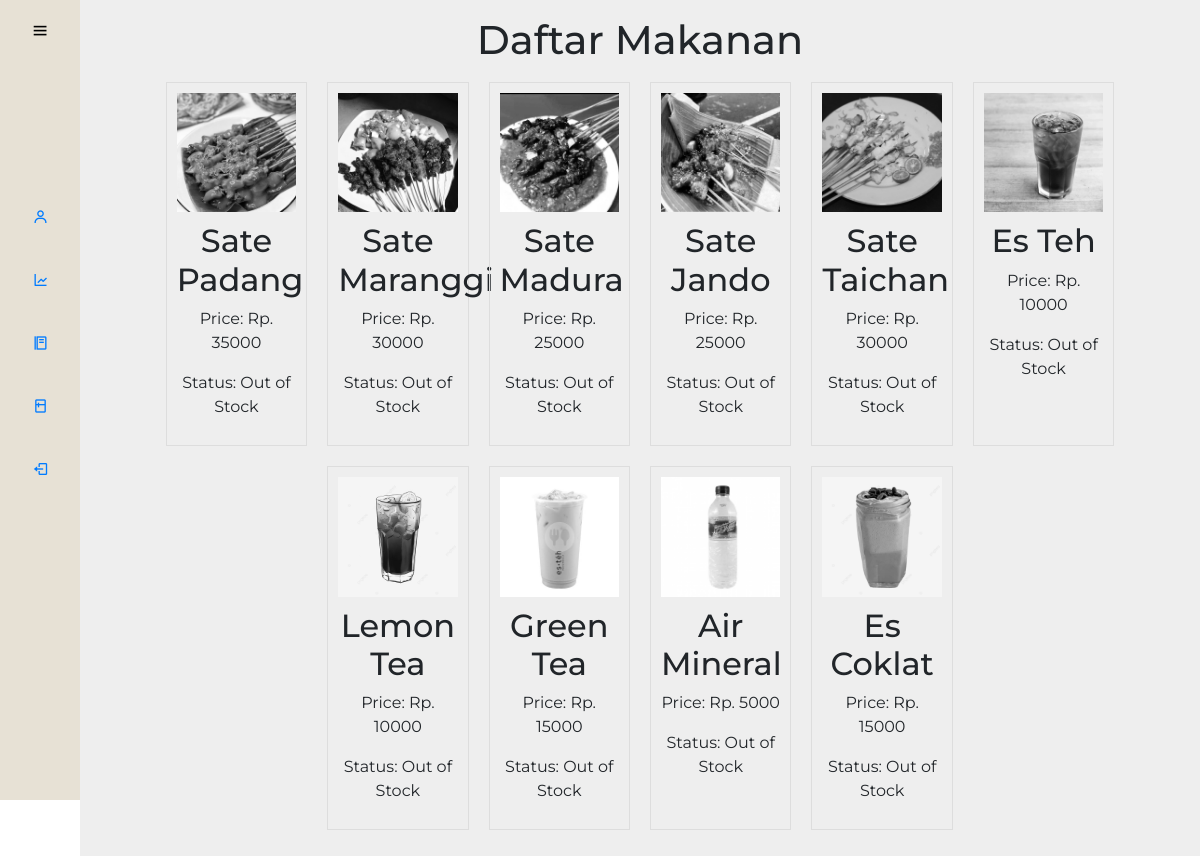
Screenshot of /sidebar_chef.php?q=menu (signed in) with the database file from the repository.
### tables this page shows
CREATE TABLE IF NOT EXISTS `recipes` (
  `id` int(11) NOT NULL AUTO_INCREMENT,
  `name` varchar(255) NOT NULL,
  `image` varchar(255) DEFAULT NULL,
  `price` int(11) DEFAULT NULL,
  `category` varchar(50) DEFAULT NULL,
  PRIMARY KEY (`id`)
);

CREATE TABLE IF NOT EXISTS `ingredients` (
  `id` int(11) NOT NULL AUTO_INCREMENT,
  `name` varchar(255) NOT NULL,
  `stock` varchar(255) NOT NULL,
  PRIMARY KEY (`id`)
);

CREATE TABLE IF NOT EXISTS `recipe_ingredients` (
  `recipe_id` int(11) NOT NULL,
  `ingredient_id` int(11) NOT NULL,
  `quantity` int(11) NOT NULL,
  PRIMARY KEY (`recipe_id`,`ingredient_id`),
  KEY `ingredient_id` (`ingredient_id`),
  CONSTRAINT `recipe_ingredients_ibfk_1` FOREIGN KEY (`recipe_id`) REFERENCES `recipes` (`id`),
  CONSTRAINT `recipe_ingredients_ibfk_2` FOREIGN KEY (`ingredient_id`) REFERENCES `ingredients` (`id`)
);

### menu_manajer.php (the view, shortened to what this page needs)
<!DOCTYPE html>
<html lang="en">
<head>
    <link rel="stylesheet" href="style/manage.css">
    <link rel="stylesheet" href="https://maxcdn.bootstrapcdn.com/bootstrap/4.0.0/css/bootstrap.min.css">
</head>
<body>
    <center>
    <h1>Daftar Makanan</h1>
    <div class="food-container">
    <?php
    $servername = "localhost";
    $username = "root";
    $password = "";
    $dbname = "resto_sate";
    $conn = new mysqli($servername, $username, $password, $dbname);
    $search = isset($_GET['search']) ? $_GET['search'] : '';
    $sql_recipes = "SELECT id, name, image, price FROM recipes WHERE name LIKE '%$search%'";
    $result_recipes = $conn->query($sql_recipes);
    if ($result_recipes->num_rows > 0) {
        while($recipe = $result_recipes->fetch_assoc()) {
            $recipe_id = $recipe["id"];
            $recipe_name = $recipe["name"];
            $recipe_image = $recipe["image"];
            $recipe_price = $recipe["price"];
            $sql_ingredients = "SELECT i.name, ri.quantity, i.stock
                                FROM recipe_ingredients ri
                                JOIN ingredients i ON ri.ingredient_id = i.id
                                WHERE ri.recipe_id = $recipe_id";
            $result_ingredients = $conn->query($sql_ingredients);
            $available = true;
            while($ingredient = $result_ingredients->fetch_assoc()) {
                if ($ingredient["stock"] < $ingredient["quantity"]) {
                    $available = false;
                    break;
                }
            }
            $class = $available ? "available" : "unavailable";
            $stock_status = $available ? "Available" : "Out of Stock";
            echo "<div class='food-item $class'>";
            echo "<img src='$recipe_image' alt='$recipe_name' class='food-image'>";
            echo "<div class='food-details'>";
            echo "<h2>$recipe_name</h2>";
            echo "<p>Price: Rp. $recipe_price</p>";
            echo "<p>Status: $stock_status</p>";
            echo "</div>";
            echo "</div>";
        }
    } else {
        echo "0 hasil";
    }
    ?>
    </div>
    </center>
</body>
</html>

### style/sidebar-manajer.css (style rules this page uses)
* { margin: 0; padding: 0; box-sizing: border-box; font-family: "Montserrat", sans-serif; }

### style/manage.css (style rules this page uses)
body, h2, h3, p { margin: 0; padding: 0; }
body { font-family: Arial, sans-serif; background-color: rgba(0, 0, 0, 0.3); color: #333; line-height: 1.6; }
h2 { margin-bottom: 20px; color: #444; font-size: 24px; text-align: center; }

### menu_manajer.php (style rules this page uses)
.unavailable img { filter: grayscale(100%); }
.food-container { display: flex; flex-wrap: wrap; justify-content: center; }
.food-item { border: 1px solid #ddd; padding: 10px; margin: 10px; text-align: center; width: 13%; box-sizing: border-box; }
.food-image { width: 100%; height: auto; }
.food-details { margin-top: 10px; }

### rows the page displays
recipes: image (picture), name "Sate Padang", price "35000", ingredients.stock "Out of Stock"
recipes: image (picture), name "Sate Maranggi", price "30000", ingredients.stock "Out of Stock"
recipes: image (picture), name "Sate Madura", price "25000", ingredients.stock "Out of Stock"
recipes: image (picture), name "Sate Jando", price "25000", ingredients.stock "Out of Stock"
recipes: image (picture), name "Sate Taichan", price "30000", ingredients.stock "Out of Stock"
recipes: image (picture), name "Es Teh", price "10000", ingredients.stock "Out of Stock"
recipes: image+name (picture), name "Lemon Tea", price "10000", ingredients.stock "Out of Stock"
recipes: image+name (picture), name "Green Tea", price "15000", ingredients.stock "Out of Stock"
recipes: image (picture), name "Air Mineral", price "5000", ingredients.stock "Out of Stock"
recipes: image (picture), name "Es Coklat", price "15000", ingredients.stock "Out of Stock"
